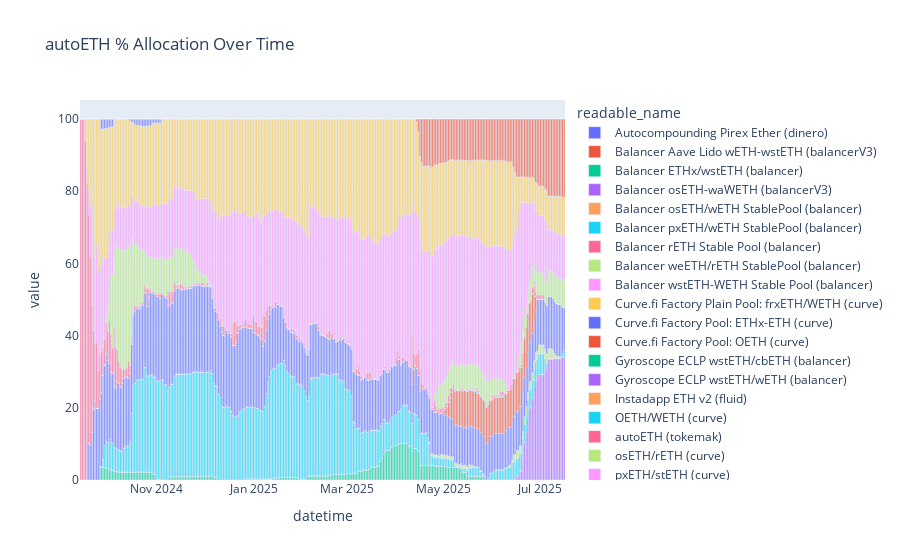
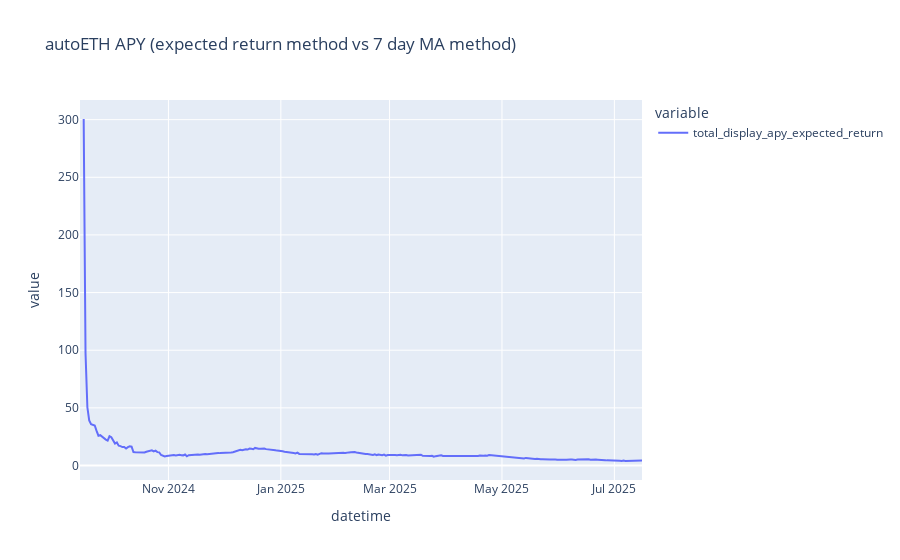
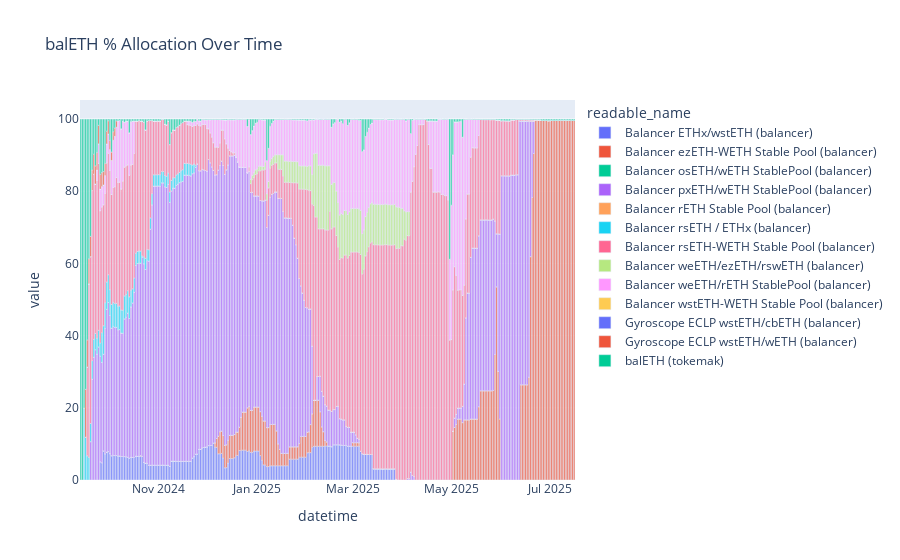
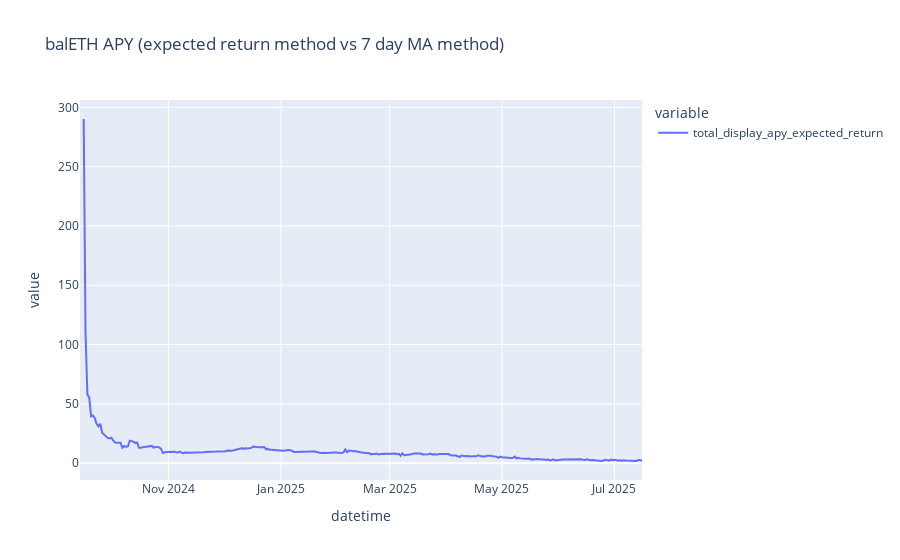

Notebook source saved alongside these figures, in order:
### Code cell
import plotly.io as pio

pio.templates.default = None

# my judgement is that the expected return method is more reasonable, and less noisy,
# so during warmup I will display the expected return method

for a in ALL_AUTOPOOLS:
    autopool_name = a.name

    apr_df, percent_tvl_by_destination, expected_return_series, df = dfs[autopool_name]

    # baseUSD, sonicUSD and autoDOLA do not have autopoolAPY fields, so instead we use the 30 day moving average of autopoolDay30MAApy
    # this is because (to validate) they don't back out price return

    if df["autopoolApy"].isna().all():
        primary_display_apy = "autopoolDay30MAApy"
    else:
        primary_display_apy = "autopoolApy"

    df["display_apy_first_expected_return_then_UI_APY"] = df["expected_return"].where(
        df[primary_display_apy].isna(), df[primary_display_apy]
    )
    df["total_display_apy_expected_return"] = df["display_apy_first_expected_return_then_UI_APY"] + df["rewarderApy"]

    # my judgement is tha
    px.bar(percent_tvl_by_destination, title=f"{autopool_name} % Allocation Over Time").show()
    px.line(
        df[
            [
                "total_display_apy_expected_return",
            ]
        ],
        title=f"{autopool_name} APY (expected return method vs 7 day MA method)",
    ).show()

# todo include markdown description here

### Figure 1 — Plotly figure (JSON) as saved in the notebook; plotly's stock layout.template omitted (floating-point values rounded to 4 significant figures; data arrays with more than 128 entries replaced by an {"elided": "..."} marker saying what was removed)
{"data": [{"alignmentgroup": "True", "hovertemplate": "readable_name=Autocompounding Pirex Ether (dinero)<br>datetime=%{x}<br>value=%{y}<extra></extra>", "legendgroup": "Autocompounding Pirex Ether (dinero)", "marker": {"color": "#636efa", "pattern": {"shape": ""}}, "name": "Autocompounding Pirex Ether (dinero)", "offsetgroup": "Autocompounding Pirex Ether (dinero)", "orientation": "v", "showlegend": true, "textposition": "auto", "type": "bar", "x": {"elided": "306 str values"}, "xaxis": "x", "y": {"elided": "306 int values"}, "yaxis": "y"}, {"alignmentgroup": "True", "hovertemplate": "readable_name=Balancer Aave Lido wETH-wstETH (balancerV3)<br>datetime=%{x}<br>value=%{y}<extra></extra>", "legendgroup": "Balancer Aave Lido wETH-wstETH (balancerV3)", "marker": {"color": "#EF553B", "pattern": {"shape": ""}}, "name": "Balancer Aave Lido wETH-wstETH (balancerV3)", "offsetgroup": "Balancer Aave Lido wETH-wstETH (balancerV3)", "orientation": "v", "showlegend": true, "textposition": "auto", "type": "bar", "x": {"elided": "306 str values"}, "xaxis": "x", "y": {"elided": "306 int values"}, "yaxis": "y"}, {"alignmentgroup": "True", "hovertemplate": "readable_name=Balancer ETHx/wstETH (balancer)<br>datetime=%{x}<br>value=%{y}<extra></extra>", "legendgroup": "Balancer ETHx/wstETH (balancer)", "marker": {"color": "#00cc96", "pattern": {"shape": ""}}, "name": "Balancer ETHx/wstETH (balancer)", "offsetgroup": "Balancer ETHx/wstETH (balancer)", "orientation": "v", "showlegend": true, "textposition": "auto", "type": "bar", "x": {"elided": "306 str values"}, "xaxis": "x", "y": {"elided": "306 float values"}, "yaxis": "y"}, {"alignmentgroup": "True", "hovertemplate": "readable_name=Balancer osETH-waWETH (balancerV3)<br>datetime=%{x}<br>value=%{y}<extra></extra>", "legendgroup": "Balancer osETH-waWETH (balancerV3)", "marker": {"color": "#ab63fa", "pattern": {"shape": ""}}, "name": "Balancer osETH-waWETH (balancerV3)", "offsetgroup": "Balancer osETH-waWETH (balancerV3)", "orientation": "v", "showlegend": true, "textposition": "auto", "type": "bar", "x": {"elided": "306 str values"}, "xaxis": "x", "y": {"elided": "306 float values"}, "yaxis": "y"}, {"alignmentgroup": "True", "hovertemplate": "readable_name=Balancer osETH/wETH StablePool (balancer)<br>datetime=%{x}<br>value=%{y}<extra></extra>", "legendgroup": "Balancer osETH/wETH StablePool (balancer)", "marker": {"color": "#FFA15A", "pattern": {"shape": ""}}, "name": "Balancer osETH/wETH StablePool (balancer)", "offsetgroup": "Balancer osETH/wETH StablePool (balancer)", "orientation": "v", "showlegend": true, "textposition": "auto", "type": "bar", "x": {"elided": "306 str values"}, "xaxis": "x", "y": {"elided": "306 int values"}, "yaxis": "y"}, {"alignmentgroup": "True", "hovertemplate": "readable_name=Balancer pxETH/wETH StablePool (balancer)<br>datetime=%{x}<br>value=%{y}<extra></extra>", "legendgroup": "Balancer pxETH/wETH StablePool (balancer)", "marker": {"color": "#19d3f3", "pattern": {"shape": ""}}, "name": "Balancer pxETH/wETH StablePool (balancer)", "offsetgroup": "Balancer pxETH/wETH StablePool (balancer)", "orientation": "v", "showlegend": true, "textposition": "auto", "type": "bar", "x": {"elided": "306 str values"}, "xaxis": "x", "y": {"elided": "306 float values"}, "yaxis": "y"}, {"alignmentgroup": "True", "hovertemplate": "readable_name=Balancer rETH Stable Pool (balancer)<br>datetime=%{x}<br>value=%{y}<extra></extra>", "legendgroup": "Balancer rETH Stable Pool (balancer)", "marker": {"color": "#FF6692", "pattern": {"shape": ""}}, "name": "Balancer rETH Stable Pool (balancer)", "offsetgroup": "Balancer rETH Stable Pool (balancer)", "orientation": "v", "showlegend": true, "textposition": "auto", "type": "bar", "x": {"elided": "306 str values"}, "xaxis": "x", "y": {"elided": "306 int values"}, "yaxis": "y"}, {"alignmentgroup": "True", "hovertemplate": "readable_name=Balancer weETH/rETH StablePool (balancer)<br>datetime=%{x}<br>value=%{y}<extra></extra>", "legendgroup": "Balancer weETH/rETH StablePool (balancer)", "marker": {"color": "#B6E880", "pattern": {"shape": ""}}, "name": "Balancer weETH/rETH StablePool (balancer)", "offsetgroup": "Balancer weETH/rETH StablePool (balancer)", "orientation": "v", "showlegend": true, "textposition": "auto", "type": "bar", "x": {"elided": "306 str values"}, "xaxis": "x", "y": {"elided": "306 float values"}, "yaxis": "y"}, {"alignmentgroup": "True", "hovertemplate": "readable_name=Balancer wstETH-WETH Stable Pool (balancer)<br>datetime=%{x}<br>value=%{y}<extra></extra>", "legendgroup": "Balancer wstETH-WETH Stable Pool (balancer)", "marker": {"color": "#FF97FF", "pattern": {"shape": ""}}, "name": "Balancer wstETH-WETH Stable Pool (balancer)", "offsetgroup": "Balancer wstETH-WETH Stable Pool (balancer)", "orientation": "v", "showlegend": true, "textposition": "auto", "type": "bar", "x": {"elided": "306 str values"}, "xaxis": "x", "y": {"elided": "306 int values"}, "yaxis": "y"}, {"alignmentgroup": "True", "hovertemplate": "readable_name=Curve.fi Factory Plain Pool: frxETH/WETH (curve)<br>datetime=%{x}<br>value=%{y}<extra></extra>", "legendgroup": "Curve.fi Factory Plain Pool: frxETH/WETH (curve)", "marker": {"color": "#FECB52", "pattern": {"shape": ""}}, "name": "Curve.fi Factory Plain Pool: frxETH/WETH (curve)", "offsetgroup": "Curve.fi Factory Plain Pool: frxETH/WETH (curve)", "orientation": "v", "showlegend": true, "textposition": "auto", "type": "bar", "x": {"elided": "306 str values"}, "xaxis": "x", "y": {"elided": "306 int values"}, "yaxis": "y"}, {"alignmentgroup": "True", "hovertemplate": "readable_name=Curve.fi Factory Pool: ETHx-ETH (curve)<br>datetime=%{x}<br>value=%{y}<extra></extra>", "legendgroup": "Curve.fi Factory Pool: ETHx-ETH (curve)", "marker": {"color": "#636efa", "pattern": {"shape": ""}}, "name": "Curve.fi Factory Pool: ETHx-ETH (curve)", "offsetgroup": "Curve.fi Factory Pool: ETHx-ETH (curve)", "orientation": "v", "showlegend": true, "textposition": "auto", "type": "bar", "x": {"elided": "306 str values"}, "xaxis": "x", "y": {"elided": "306 float values"}, "yaxis": "y"}, {"alignmentgroup": "True", "hovertemplate": "readable_name=Curve.fi Factory Pool: OETH (curve)<br>datetime=%{x}<br>value=%{y}<extra></extra>", "legendgroup": "Curve.fi Factory Pool: OETH (curve)", "marker": {"color": "#EF553B", "pattern": {"shape": ""}}, "name": "Curve.fi Factory Pool: OETH (curve)", "offsetgroup": "Curve.fi Factory Pool: OETH (curve)", "orientation": "v", "showlegend": true, "textposition": "auto", "type": "bar", "x": {"elided": "306 str values"}, "xaxis": "x", "y": {"elided": "306 float values"}, "yaxis": "y"}, {"alignmentgroup": "True", "hovertemplate": "readable_name=Gyroscope ECLP wstETH/cbETH (balancer)<br>datetime=%{x}<br>value=%{y}<extra></extra>", "legendgroup": "Gyroscope ECLP wstETH/cbETH (balancer)", "marker": {"color": "#00cc96", "pattern": {"shape": ""}}, "name": "Gyroscope ECLP wstETH/cbETH (balancer)", "offsetgroup": "Gyroscope ECLP wstETH/cbETH (balancer)", "orientation": "v", "showlegend": true, "textposition": "auto", "type": "bar", "x": {"elided": "306 str values"}, "xaxis": "x", "y": {"elided": "306 int values"}, "yaxis": "y"}, {"alignmentgroup": "True", "hovertemplate": "readable_name=Gyroscope ECLP wstETH/wETH (balancer)<br>datetime=%{x}<br>value=%{y}<extra></extra>", "legendgroup": "Gyroscope ECLP wstETH/wETH (balancer)", "marker": {"color": "#ab63fa", "pattern": {"shape": ""}}, "name": "Gyroscope ECLP wstETH/wETH (balancer)", "offsetgroup": "Gyroscope ECLP wstETH/wETH (balancer)", "orientation": "v", "showlegend": true, "textposition": "auto", "type": "bar", "x": {"elided": "306 str values"}, "xaxis": "x", "y": {"elided": "306 int values"}, "yaxis": "y"}, {"alignmentgroup": "True", "hovertemplate": "readable_name=Instadapp ETH v2 (fluid)<br>datetime=%{x}<br>value=%{y}<extra></extra>", "legendgroup": "Instadapp ETH v2 (fluid)", "marker": {"color": "#FFA15A", "pattern": {"shape": ""}}, "name": "Instadapp ETH v2 (fluid)", "offsetgroup": "Instadapp ETH v2 (fluid)", "orientation": "v", "showlegend": true, "textposition": "auto", "type": "bar", "x": {"elided": "306 str values"}, "xaxis": "x", "y": {"elided": "306 int values"}, "yaxis": "y"}, {"alignmentgroup": "True", "hovertemplate": "readable_name=OETH/WETH (curve)<br>datetime=%{x}<br>value=%{y}<extra></extra>", "legendgroup": "OETH/WETH (curve)", "marker": {"color": "#19d3f3", "pattern": {"shape": ""}}, "name": "OETH/WETH (curve)", "offsetgroup": "OETH/WETH (curve)", "orientation": "v", "showlegend": true, "textposition": "auto", "type": "bar", "x": {"elided": "306 str values"}, "xaxis": "x", "y": {"elided": "306 float values"}, "yaxis": "y"}, {"alignmentgroup": "True", "hovertemplate": "readable_name=autoETH (tokemak)<br>datetime=%{x}<br>value=%{y}<extra></extra>", "legendgroup": "autoETH (tokemak)", "marker": {"color": "#FF6692", "pattern": {"shape": ""}}, "name": "autoETH (tokemak)", "offsetgroup": "autoETH (tokemak)", "orientation": "v", "showlegend": true, "textposition": "auto", "type": "bar", "x": {"elided": "306 str values"}, "xaxis": "x", "y": {"elided": "306 float values"}, "yaxis": "y"}, {"alignmentgroup": "True", "hovertemplate": "readable_name=osETH/rETH (curve)<br>datetime=%{x}<br>value=%{y}<extra></extra>", "legendgroup": "osETH/rETH (curve)", "marker": {"color": "#B6E880", "pattern": {"shape": ""}}, "name": "osETH/rETH (curve)", "offsetgroup": "osETH/rETH (curve)", "orientation": "v", "showlegend": true, "textposition": "auto", "type": "bar", "x": {"elided": "306 str values"}, "xaxis": "x", "y": {"elided": "306 float values"}, "yaxis": "y"}, {"alignmentgroup": "True", "hovertemplate": "readable_name=pxETH/stETH (curve)<br>datetime=%{x}<br>value=%{y}<extra></extra>", "legendgroup": "pxETH/stETH (curve)", "marker": {"color": "#FF97FF", "pattern": {"shape": ""}}, "name": "pxETH/stETH (curve)", "offsetgroup": "pxETH/stETH (curve)", "orientation": "v", "showlegend": true, "textposition": "auto", "type": "bar", "x": {"elided": "306 str values"}, "xaxis": "x", "y": {"elided": "306 float values"}, "yaxis": "y"}, {"alignmentgroup": "True", "hovertemplate": "readable_name=pxETH/wETH (curve)<br>datetime=%{x}<br>value=%{y}<extra></extra>", "legendgroup": "pxETH/wETH (curve)", "marker": {"color": "#FECB52", "pattern": {"shape": ""}}, "name": "pxETH/wETH (curve)", "offsetgroup": "pxETH/wETH (curve)", "orientation": "v", "showlegend": true, "textposition": "auto", "type": "bar", "x": {"elided": "306 str values"}, "xaxis": "x", "y": {"elided": "306 float values"}, "yaxis": "y"}, {"alignmentgroup": "True", "hovertemplate": "readable_name=wETH/rETH (curve)<br>datetime=%{x}<br>value=%{y}<extra></extra>", "legendgroup": "wETH/rETH (curve)", "marker": {"color": "#636efa", "pattern": {"shape": ""}}, "name": "wETH/rETH (curve)", "offsetgroup": "wETH/rETH (curve)", "orientation": "v", "showlegend": true, "textposition": "auto", "type": "bar", "x": {"elided": "306 str values"}, "xaxis": "x", "y": {"elided": "306 float values"}, "yaxis": "y"}, {"alignmentgroup": "True", "hovertemplate": "readable_name=weETH/WETH-ng (curve)<br>datetime=%{x}<br>value=%{y}<extra></extra>", "legendgroup": "weETH/WETH-ng (curve)", "marker": {"color": "#EF553B", "pattern": {"shape": ""}}, "name": "weETH/WETH-ng (curve)", "offsetgroup": "weETH/WETH-ng (curve)", "orientation": "v", "showlegend": true, "textposition": "auto", "type": "bar", "x": {"elided": "306 str values"}, "xaxis": "x", "y": {"elided": "306 float values"}, "yaxis": "y"}], "layout": {"barmode": "relative", "legend": {"title": {"text": "readable_name"}, "tracegroupgap": 0}, "title": {"text": "autoETH % Allocation Over Time"}, "xaxis": {"anchor": "y", "domain": [0, 1], "title": {"text": "datetime"}}, "yaxis": {"anchor": "x", "domain": [0, 1], "title": {"text": "value"}}}}

### Figure 2 — Plotly figure (JSON) as saved in the notebook; plotly's stock layout.template omitted (floating-point values rounded to 4 significant figures; data arrays with more than 128 entries replaced by an {"elided": "..."} marker saying what was removed)
{"data": [{"hovertemplate": "variable=total_display_apy_expected_return<br>datetime=%{x}<br>value=%{y}<extra></extra>", "legendgroup": "total_display_apy_expected_return", "line": {"color": "#636efa", "dash": "solid"}, "marker": {"symbol": "circle"}, "mode": "lines", "name": "total_display_apy_expected_return", "orientation": "v", "showlegend": true, "type": "scatter", "x": {"elided": "306 str values"}, "xaxis": "x", "y": {"elided": "306 float values"}, "yaxis": "y"}], "layout": {"legend": {"title": {"text": "variable"}, "tracegroupgap": 0}, "title": {"text": "autoETH APY (expected return method vs 7 day MA method)"}, "xaxis": {"anchor": "y", "domain": [0, 1], "title": {"text": "datetime"}}, "yaxis": {"anchor": "x", "domain": [0, 1], "title": {"text": "value"}}}}

### Figure 3 — Plotly figure (JSON) as saved in the notebook; plotly's stock layout.template omitted (floating-point values rounded to 4 significant figures; data arrays with more than 128 entries replaced by an {"elided": "..."} marker saying what was removed)
{"data": [{"alignmentgroup": "True", "hovertemplate": "readable_name=Balancer ETHx/wstETH (balancer)<br>datetime=%{x}<br>value=%{y}<extra></extra>", "legendgroup": "Balancer ETHx/wstETH (balancer)", "marker": {"color": "#636efa", "pattern": {"shape": ""}}, "name": "Balancer ETHx/wstETH (balancer)", "offsetgroup": "Balancer ETHx/wstETH (balancer)", "orientation": "v", "showlegend": true, "textposition": "auto", "type": "bar", "x": {"elided": "306 str values"}, "xaxis": "x", "y": {"elided": "306 float values"}, "yaxis": "y"}, {"alignmentgroup": "True", "hovertemplate": "readable_name=Balancer ezETH-WETH Stable Pool (balancer)<br>datetime=%{x}<br>value=%{y}<extra></extra>", "legendgroup": "Balancer ezETH-WETH Stable Pool (balancer)", "marker": {"color": "#EF553B", "pattern": {"shape": ""}}, "name": "Balancer ezETH-WETH Stable Pool (balancer)", "offsetgroup": "Balancer ezETH-WETH Stable Pool (balancer)", "orientation": "v", "showlegend": true, "textposition": "auto", "type": "bar", "x": {"elided": "306 str values"}, "xaxis": "x", "y": {"elided": "306 float values"}, "yaxis": "y"}, {"alignmentgroup": "True", "hovertemplate": "readable_name=Balancer osETH/wETH StablePool (balancer)<br>datetime=%{x}<br>value=%{y}<extra></extra>", "legendgroup": "Balancer osETH/wETH StablePool (balancer)", "marker": {"color": "#00cc96", "pattern": {"shape": ""}}, "name": "Balancer osETH/wETH StablePool (balancer)", "offsetgroup": "Balancer osETH/wETH StablePool (balancer)", "orientation": "v", "showlegend": true, "textposition": "auto", "type": "bar", "x": {"elided": "306 str values"}, "xaxis": "x", "y": {"elided": "306 int values"}, "yaxis": "y"}, {"alignmentgroup": "True", "hovertemplate": "readable_name=Balancer pxETH/wETH StablePool (balancer)<br>datetime=%{x}<br>value=%{y}<extra></extra>", "legendgroup": "Balancer pxETH/wETH StablePool (balancer)", "marker": {"color": "#ab63fa", "pattern": {"shape": ""}}, "name": "Balancer pxETH/wETH StablePool (balancer)", "offsetgroup": "Balancer pxETH/wETH StablePool (balancer)", "orientation": "v", "showlegend": true, "textposition": "auto", "type": "bar", "x": {"elided": "306 str values"}, "xaxis": "x", "y": {"elided": "306 float values"}, "yaxis": "y"}, {"alignmentgroup": "True", "hovertemplate": "readable_name=Balancer rETH Stable Pool (balancer)<br>datetime=%{x}<br>value=%{y}<extra></extra>", "legendgroup": "Balancer rETH Stable Pool (balancer)", "marker": {"color": "#FFA15A", "pattern": {"shape": ""}}, "name": "Balancer rETH Stable Pool (balancer)", "offsetgroup": "Balancer rETH Stable Pool (balancer)", "orientation": "v", "showlegend": true, "textposition": "auto", "type": "bar", "x": {"elided": "306 str values"}, "xaxis": "x", "y": {"elided": "306 int values"}, "yaxis": "y"}, {"alignmentgroup": "True", "hovertemplate": "readable_name=Balancer rsETH / ETHx (balancer)<br>datetime=%{x}<br>value=%{y}<extra></extra>", "legendgroup": "Balancer rsETH / ETHx (balancer)", "marker": {"color": "#19d3f3", "pattern": {"shape": ""}}, "name": "Balancer rsETH / ETHx (balancer)", "offsetgroup": "Balancer rsETH / ETHx (balancer)", "orientation": "v", "showlegend": true, "textposition": "auto", "type": "bar", "x": {"elided": "306 str values"}, "xaxis": "x", "y": {"elided": "306 float values"}, "yaxis": "y"}, {"alignmentgroup": "True", "hovertemplate": "readable_name=Balancer rsETH-WETH Stable Pool (balancer)<br>datetime=%{x}<br>value=%{y}<extra></extra>", "legendgroup": "Balancer rsETH-WETH Stable Pool (balancer)", "marker": {"color": "#FF6692", "pattern": {"shape": ""}}, "name": "Balancer rsETH-WETH Stable Pool (balancer)", "offsetgroup": "Balancer rsETH-WETH Stable Pool (balancer)", "orientation": "v", "showlegend": true, "textposition": "auto", "type": "bar", "x": {"elided": "306 str values"}, "xaxis": "x", "y": {"elided": "306 float values"}, "yaxis": "y"}, {"alignmentgroup": "True", "hovertemplate": "readable_name=Balancer weETH/ezETH/rswETH (balancer)<br>datetime=%{x}<br>value=%{y}<extra></extra>", "legendgroup": "Balancer weETH/ezETH/rswETH (balancer)", "marker": {"color": "#B6E880", "pattern": {"shape": ""}}, "name": "Balancer weETH/ezETH/rswETH (balancer)", "offsetgroup": "Balancer weETH/ezETH/rswETH (balancer)", "orientation": "v", "showlegend": true, "textposition": "auto", "type": "bar", "x": {"elided": "306 str values"}, "xaxis": "x", "y": {"elided": "306 float values"}, "yaxis": "y"}, {"alignmentgroup": "True", "hovertemplate": "readable_name=Balancer weETH/rETH StablePool (balancer)<br>datetime=%{x}<br>value=%{y}<extra></extra>", "legendgroup": "Balancer weETH/rETH StablePool (balancer)", "marker": {"color": "#FF97FF", "pattern": {"shape": ""}}, "name": "Balancer weETH/rETH StablePool (balancer)", "offsetgroup": "Balancer weETH/rETH StablePool (balancer)", "orientation": "v", "showlegend": true, "textposition": "auto", "type": "bar", "x": {"elided": "306 str values"}, "xaxis": "x", "y": {"elided": "306 float values"}, "yaxis": "y"}, {"alignmentgroup": "True", "hovertemplate": "readable_name=Balancer wstETH-WETH Stable Pool (balancer)<br>datetime=%{x}<br>value=%{y}<extra></extra>", "legendgroup": "Balancer wstETH-WETH Stable Pool (balancer)", "marker": {"color": "#FECB52", "pattern": {"shape": ""}}, "name": "Balancer wstETH-WETH Stable Pool (balancer)", "offsetgroup": "Balancer wstETH-WETH Stable Pool (balancer)", "orientation": "v", "showlegend": true, "textposition": "auto", "type": "bar", "x": {"elided": "306 str values"}, "xaxis": "x", "y": {"elided": "306 int values"}, "yaxis": "y"}, {"alignmentgroup": "True", "hovertemplate": "readable_name=Gyroscope ECLP wstETH/cbETH (balancer)<br>datetime=%{x}<br>value=%{y}<extra></extra>", "legendgroup": "Gyroscope ECLP wstETH/cbETH (balancer)", "marker": {"color": "#636efa", "pattern": {"shape": ""}}, "name": "Gyroscope ECLP wstETH/cbETH (balancer)", "offsetgroup": "Gyroscope ECLP wstETH/cbETH (balancer)", "orientation": "v", "showlegend": true, "textposition": "auto", "type": "bar", "x": {"elided": "306 str values"}, "xaxis": "x", "y": {"elided": "306 int values"}, "yaxis": "y"}, {"alignmentgroup": "True", "hovertemplate": "readable_name=Gyroscope ECLP wstETH/wETH (balancer)<br>datetime=%{x}<br>value=%{y}<extra></extra>", "legendgroup": "Gyroscope ECLP wstETH/wETH (balancer)", "marker": {"color": "#EF553B", "pattern": {"shape": ""}}, "name": "Gyroscope ECLP wstETH/wETH (balancer)", "offsetgroup": "Gyroscope ECLP wstETH/wETH (balancer)", "orientation": "v", "showlegend": true, "textposition": "auto", "type": "bar", "x": {"elided": "306 str values"}, "xaxis": "x", "y": {"elided": "306 float values"}, "yaxis": "y"}, {"alignmentgroup": "True", "hovertemplate": "readable_name=balETH (tokemak)<br>datetime=%{x}<br>value=%{y}<extra></extra>", "legendgroup": "balETH (tokemak)", "marker": {"color": "#00cc96", "pattern": {"shape": ""}}, "name": "balETH (tokemak)", "offsetgroup": "balETH (tokemak)", "orientation": "v", "showlegend": true, "textposition": "auto", "type": "bar", "x": {"elided": "306 str values"}, "xaxis": "x", "y": {"elided": "306 float values"}, "yaxis": "y"}], "layout": {"barmode": "relative", "legend": {"title": {"text": "readable_name"}, "tracegroupgap": 0}, "title": {"text": "balETH % Allocation Over Time"}, "xaxis": {"anchor": "y", "domain": [0, 1], "title": {"text": "datetime"}}, "yaxis": {"anchor": "x", "domain": [0, 1], "title": {"text": "value"}}}}

### Figure 4 — Plotly figure (JSON) as saved in the notebook; plotly's stock layout.template omitted (floating-point values rounded to 4 significant figures; data arrays with more than 128 entries replaced by an {"elided": "..."} marker saying what was removed)
{"data": [{"hovertemplate": "variable=total_display_apy_expected_return<br>datetime=%{x}<br>value=%{y}<extra></extra>", "legendgroup": "total_display_apy_expected_return", "line": {"color": "#636efa", "dash": "solid"}, "marker": {"symbol": "circle"}, "mode": "lines", "name": "total_display_apy_expected_return", "orientation": "v", "showlegend": true, "type": "scatter", "x": {"elided": "306 str values"}, "xaxis": "x", "y": {"elided": "306 float values"}, "yaxis": "y"}], "layout": {"legend": {"title": {"text": "variable"}, "tracegroupgap": 0}, "title": {"text": "balETH APY (expected return method vs 7 day MA method)"}, "xaxis": {"anchor": "y", "domain": [0, 1], "title": {"text": "datetime"}}, "yaxis": {"anchor": "x", "domain": [0, 1], "title": {"text": "value"}}}}
